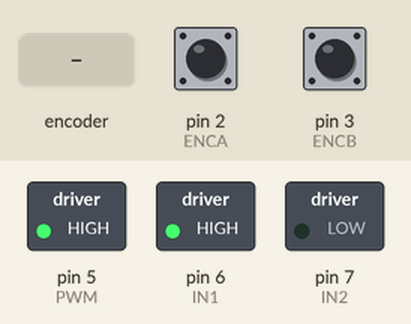
Simulated run of this sketch. Board: Arduino Uno, built with avr-gcc and run on an emulated ATmega328P. Shown: switched loads named in the sketch (green lamp = pin HIGH). Inputs (shaded band) come from the test bench; at power-on: pin 2 (ENCA) HIGH, pin 3 (ENCB) HIGH. What the sketch prints to the serial monitor is not drawn.

Above: at 1.2 s.
1.3 s: rotary encoder on pin 2 (ENCA) / pin 3 (ENCB) turned 2 steps (second pin leading)
4.7 s: rotary encoder on pin 2 (ENCA) / pin 3 (ENCB) turned 3 steps (first pin leading)
Timing chart, 0 to 7.7 s (numbered marks = the images above; inputs shaded):
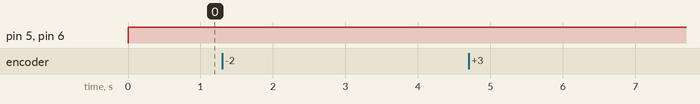

The sketch:

DC_Motor_Position_Control.ino
```cpp
/**
 * @file DC_Motor_Position_Control.ino
 *
 * @brief This code implements PID control for the position of a DC motor using an encoder for feedback.
 *
 * The system uses a quadrature encoder to measure the motor's position. The PID controller
 * calculates the appropriate control signal (PWM value) to drive the motor towards a target position.
 * The position is measured and the difference from the target (error) is used to adjust the motor's
 * speed and direction. The code leverages interrupts to handle the encoder input, ensuring that position
 * readings are accurate and up-to-date. The ATOMIC_BLOCK macro is used to prevent inconsistent reads
 * of the position variable, which is modified within the interrupt service routine (ISR).
 */

//#include <util/atomic.h> // For the ATOMIC_BLOCK macro, ensuring atomic operations

#define ENCA 2 // Encoder A pin
#define ENCB 3 // Encoder B pin
#define PWM 5  // PWM output pin for motor speed control
#define IN1 6  // Motor control pin 1
#define IN2 7  // Motor control pin 2

// Global variables
volatile float posi = 0; // Position, declared as volatile because it is modified within an interrupt
long prevT = 0;          // Previous timestamp in microseconds
int posPrev = 0;         // Previous encoder position
float e_pos_prev = 0;    // Previous positional error
float e_integral = 0;    // Integral of the positional error for PID control

/**
 * @brief Initializes the pins and attaches the encoder interrupt.
 *
 * The setup function configures the necessary pins for input (encoder) and output (motor control).
 * It also attaches an interrupt to the encoder pin to track the motor's position.
 */
void setup() {
  Serial.begin(19200);
  pinMode(ENCA, INPUT);
  pinMode(ENCB, INPUT);
  pinMode(PWM, OUTPUT);
  pinMode(IN1, OUTPUT);
  pinMode(IN2, OUTPUT);

  attachInterrupt(digitalPinToInterrupt(ENCA), readEncoder, CHANGE);
}

/**
 * @brief Main loop for controlling motor position using PID.
 *
 * The loop function continuously computes the control signal based on the PID controller.
 * It reads the current motor position, calculates the positional error, and then uses the
 * PID formula to determine the required motor power and direction to reach the target position.
 */
void loop() {
  // TARGET POSITION
  int target = 2400; // Desired target position

  // PID CONSTANTS
  float kp = 3;     // Proportional gain
  float kd = 0.5;   // Derivative gain
  float ki = 0.05;  // Integral gain

  // // Read the position in an atomic block to avoid a potential
  // // misread if the interrupt coincides with this code running
  // int pos = 0;
  // ATOMIC_BLOCK(ATOMIC_RESTORESTATE) {
  //   pos = posi;
  // }

  //Code without the use of atomic block library
  noInterrupts();
  int pos = 0;
  pos = posi;
  interrupts();


  // TIME DIFFERENCE CALCULATION
  long currT = micros(); // Get the current time in microseconds
  float deltaT = ((float)(currT - prevT)) / 1.0e6; // Calculate elapsed time in seconds
  float velocity = (pos - posPrev) / deltaT; // Calculate velocity as delta_position / delta_time
  prevT = currT; // Update the previous time
  posPrev = pos; // Update the previous position

  // PID TERMS - POSITIONAL ERROR
  int e_pos = target - pos; // Calculate the positional error (difference from target)

  // PID TERMS - DERIVATIVE ERROR
  float dedt = (e_pos - e_pos_prev) / deltaT; // Calculate the rate of change of positional error
  e_pos_prev = e_pos; // Update the previous positional error

  // PID TERMS - INTEGRAL ERROR
  e_integral += e_pos * deltaT; // Update the integral of the positional error

  // CONTROL SIGNAL
  float u = kp * e_pos + kd * dedt + ki * e_integral; // Calculate the control signal using the PID formula

  // CONVERTING TO MOTOR ACCEPTABLE VALUES
  float pwr = fabs(u); // Take the absolute value of the control signal (motor power)
  if (pwr > 255) {
    pwr = 255; // Limit the maximum motor power to 255
  }

  // MOTOR DIRECTION
  int dir = 1;
  if (u < 0) {
    dir = -1;
  }

  setMotor(dir, pwr, PWM, IN1, IN2); // Apply the control signal to the motor

  // Print the target position and current position to the serial monitor
  Serial.print(target);
  Serial.print(" ");
  Serial.print(pos);
  Serial.println();
}

/**
 * @brief Sets the motor's speed and direction based on the control signal.
 *
 * @param dir The direction of the motor (1 for forward, -1 for reverse).
 * @param pwmVal The PWM value (motor speed).
 * @param pwm The PWM pin for motor control.
 * @param in1 The motor control pin 1.
 * @param in2 The motor control pin 2.
 */
void setMotor(int dir, int pwmVal, int pwm, int in1, int in2) {
  analogWrite(pwm, pwmVal); // Set the motor speed (PWM value)
  if (dir == 1) {
    // Rotate motor in one direction
    digitalWrite(in1, HIGH);
    digitalWrite(in2, LOW);
  } else if (dir == -1) {
    // Rotate motor in the opposite direction
    digitalWrite(in1, LOW);
    digitalWrite(in2, HIGH);
  } else {
    // Stop the motor
    digitalWrite(in1, LOW);
    digitalWrite(in2, LOW);
  }
}

/**
 * @brief Interrupt Service Routine (ISR) for reading the encoder position.
 *
 * The ISR updates the motor's position based on the state of the encoder pins.
 * It increments or decrements the position counter based on the direction of rotation.
 */
void readEncoder() {
  if (digitalRead(ENCB) != digitalRead(ENCA)) {
    posi += 1; // Increment position if encoder indicates forward rotation
  } else {
    posi -= 1; // Decrement position if encoder indicates reverse rotation
  }
}
```
